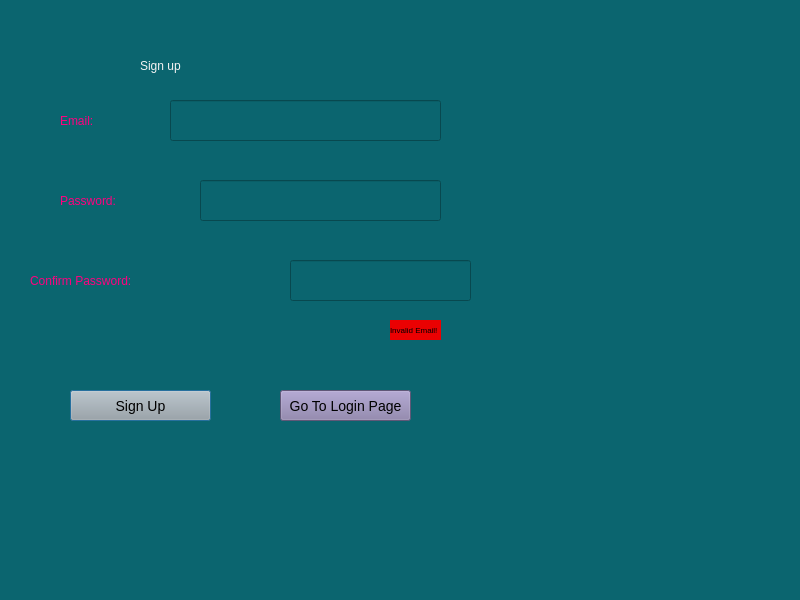
<?xml version="1.0" encoding="UTF-8"?>
<ui version="4.0">
 <class>Dialog</class>
 <widget class="QDialog" name="Dialog">
  <property name="enabled">
   <bool>true</bool>
  </property>
  <property name="geometry">
   <rect>
    <x>0</x>
    <y>0</y>
    <width>800</width>
    <height>600</height>
   </rect>
  </property>
  <property name="sizePolicy">
   <sizepolicy hsizetype="Preferred" vsizetype="Preferred">
    <horstretch>20</horstretch>
    <verstretch>20</verstretch>
   </sizepolicy>
  </property>
  <property name="minimumSize">
   <size>
    <width>800</width>
    <height>600</height>
   </size>
  </property>
  <property name="sizeIncrement">
   <size>
    <width>8000</width>
    <height>6000</height>
   </size>
  </property>
  <property name="windowTitle">
   <string>Dialog</string>
  </property>
  <property name="styleSheet">
   <string notr="true">background-color: rgb(11, 101, 111);</string>
  </property>
  <widget class="QLabel" name="label">
   <property name="geometry">
    <rect>
     <x>140</x>
     <y>30</y>
     <width>191</width>
     <height>71</height>
    </rect>
   </property>
   <property name="sizePolicy">
    <sizepolicy hsizetype="Ignored" vsizetype="Ignored">
     <horstretch>0</horstretch>
     <verstretch>0</verstretch>
    </sizepolicy>
   </property>
   <property name="styleSheet">
    <string notr="true">font: 28pt &quot;MS Shell Dlg 2&quot;; color: rgb(243, 243, 243)</string>
   </property>
   <property name="text">
    <string>Sign up</string>
   </property>
  </widget>
  <widget class="QLabel" name="label_2">
   <property name="geometry">
    <rect>
     <x>60</x>
     <y>90</y>
     <width>101</width>
     <height>61</height>
    </rect>
   </property>
   <property name="styleSheet">
    <string notr="true">font: 15pt &quot;MS Shell Dlg 2&quot;;
color: rgb(255, 0, 127);</string>
   </property>
   <property name="text">
    <string>Email:</string>
   </property>
  </widget>
  <widget class="QLabel" name="label_3">
   <property name="geometry">
    <rect>
     <x>60</x>
     <y>170</y>
     <width>131</width>
     <height>61</height>
    </rect>
   </property>
   <property name="styleSheet">
    <string notr="true">font: 15pt &quot;MS Shell Dlg 2&quot;;
color: rgb(255, 0, 127);</string>
   </property>
   <property name="text">
    <string>Password:</string>
   </property>
  </widget>
  <widget class="QLineEdit" name="email">
   <property name="geometry">
    <rect>
     <x>170</x>
     <y>100</y>
     <width>271</width>
     <height>41</height>
    </rect>
   </property>
  </widget>
  <widget class="QLineEdit" name="password">
   <property name="geometry">
    <rect>
     <x>200</x>
     <y>180</y>
     <width>241</width>
     <height>41</height>
    </rect>
   </property>
  </widget>
  <widget class="QPushButton" name="signupbutton">
   <property name="geometry">
    <rect>
     <x>70</x>
     <y>390</y>
     <width>141</width>
     <height>31</height>
    </rect>
   </property>
   <property name="styleSheet">
    <string notr="true">background-color:rgb(167, 168, 167); font-size:14px</string>
   </property>
   <property name="text">
    <string>Sign Up</string>
   </property>
  </widget>
  <widget class="QLabel" name="label_4">
   <property name="geometry">
    <rect>
     <x>30</x>
     <y>250</y>
     <width>241</width>
     <height>61</height>
    </rect>
   </property>
   <property name="styleSheet">
    <string notr="true">font: 15pt &quot;MS Shell Dlg 2&quot;;
color: rgb(255, 0, 127);</string>
   </property>
   <property name="text">
    <string>Confirm Password:</string>
   </property>
  </widget>
  <widget class="QLineEdit" name="confirmpass">
   <property name="geometry">
    <rect>
     <x>290</x>
     <y>260</y>
     <width>181</width>
     <height>41</height>
    </rect>
   </property>
  </widget>
  <widget class="QLabel" name="invalid">
   <property name="geometry">
    <rect>
     <x>390</x>
     <y>320</y>
     <width>51</width>
     <height>20</height>
    </rect>
   </property>
   <property name="styleSheet">
    <string notr="true">font-color:rgb(255, 222, 222); font-size:8px;background-color:rgb(234,1,2)</string>
   </property>
   <property name="text">
    <string>Invalid Email!</string>
   </property>
  </widget>
  <widget class="QPushButton" name="gotologin">
   <property name="geometry">
    <rect>
     <x>280</x>
     <y>390</y>
     <width>131</width>
     <height>31</height>
    </rect>
   </property>
   <property name="styleSheet">
    <string notr="true">background-color:rgb(134, 122, 167); font-size:14px</string>
   </property>
   <property name="text">
    <string>Go To Login Page</string>
   </property>
  </widget>
 </widget>
 <resources/>
 <connections/>
</ui>
